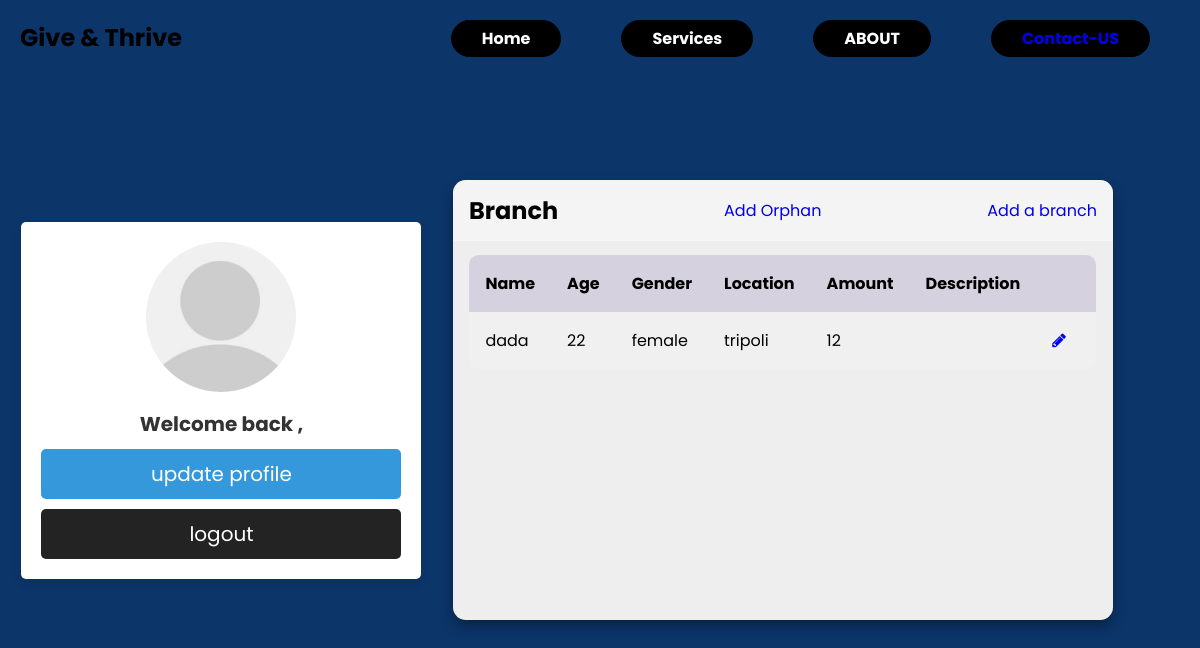
Page /driverPages/profileDriver.php on the earlier database version.
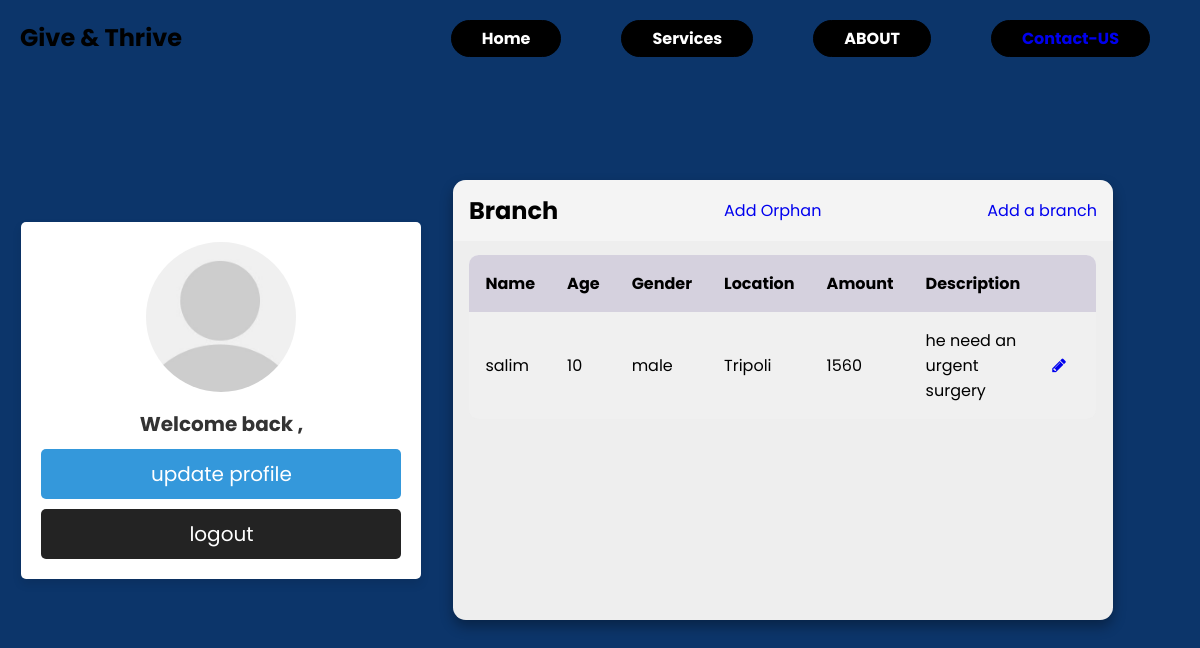
Same page on the later database version.
### tables this page shows
CREATE TABLE `addorphan` (
  `idorphan` int(50) NOT NULL,
  `nameorphan` varchar(50) NOT NULL,
  `age` int(50) NOT NULL,
  `gender` varchar(50) NOT NULL,
  `amount` int(255) NOT NULL,
  `description` text NOT NULL,
  `locationID` int(11) NOT NULL
);

CREATE TABLE `location` (
  `locationid` int(11) NOT NULL,
  `locationname` varchar(30) NOT NULL
);

### driverPages/profileDriver.php (the view, shortened to what this page needs)
<!DOCTYPE html>
<html lang="en">
<head>
    <link rel="stylesheet" href="./profiles.css">
    <link rel="stylesheet" href="path/to/font-awesome/css/font-awesome.min.css">
    <link rel= " stylesheet "href="https://stackpath.bootstrapcdn.com/font-awesome/4.7.0/css/font-awesome.min.css"/>
</head>
  <body>
        <div class="page">
        <nav class="navbar">
            <h1 class="logo"> Give & Thrive</h1>
            <ul class="nav-links">
                <li class="active"></i><a href="#"></a></i>Home</li>
                <li class="active"></i><a href="#"></a>Services</li>
                <li class="active"></i><a href="#"></a></i>ABOUT</li>
                <li class="active"><a href="../contactform/contact.php">Contact-US</a></li>
            </ul>
        </nav>
        <div class="container">
            <?php
                include("./home.php");
            ?>
            <div class="table">
    <main class="table">
        <section class="table__header">
            <h1>Branch </h1>
            <a href="./addneworphan.php">Add Orphan</a>
            <a href="./tabledriver/index.php" class='newtrip'>Add a branch </a>
        </section>
        <section class="table__body">
            <table>
                <thead>
                    <tr>
                        <th> Name </th>
                        <th> age </th>
                        <th> gender </th>
                        <th> Location</a></th>
                        <th> amount</th>
                        <th> description</th>
                        <th></th>
                        <th></th>
                    </tr>
                </thead>
                <tbody>
                    <tr>
                        <?php
                       $query ="SELECT addorphan.*, location.locationname
                       FROM addorphan
                       JOIN location ON addorphan.locationID = location.locationid";
                       $res = mysqli_query($conn, $query);
 while ($row = mysqli_fetch_array($res)) {
    echo "<tr>";
    echo "<td>".(isset($row['nameorphan']) ? $row['nameorphan'] : "")."</td>";
    echo "<td>".(isset($row['age']) ? $row['age'] : "")."</td>";
    echo "<td>".(isset($row['gender']) ? $row['gender'] : "")."</td>";
    echo "<td>".(isset($row['locationname']) ? $row['locationname'] : "")."</td>";
    echo "<td>".(isset($row['amount']) ? $row['amount'] : "")."</td>";
    echo "<td>".(isset($row['description']) ? $row['description'] : "")."</td>";
    echo "<td><a href=editorphan.php?idorphan=".$row['idorphan']."><i class='fa fa-pencil' aria-hidden='true'></i></a></td>";
    echo "<td><a href=deleteorph.php?idorphan=".$row['idorphan']."><i class='fa fa-trash-o' aria-hidden='true'></i></a></td>";
    echo "</tr>";
}
?>
                </tbody>
        </table>
    </section>
</main>
</div>
    </body>
</html>

### driverPages/home.php (shortened to what this page needs)
<?php
include('../connection.php');
?>
<head>
   <link rel="stylesheet" href="./withprofile/css/style.css">
</head>
      <div class="profile">
         <?php
         $user_id =$_SESSION['id'] ;
            $query =  "SELECT * FROM `user` WHERE id = '$user_id'";
            $res = mysqli_query($conn,$query);
            $userData = mysqli_fetch_array($res);
            ?>
            <img src="./withprofile/images/default-avatar.png" alt="">
         <h3> Welcome back , <?php echo $userData['name']; ?></h3>
         <a href="./withprofile/profile.php" class="btn">update profile</a>
         <a href="home.php?logout=<?php  ?>" class="delete-btn">logout</a>
      </div>

### driverPages/profiles.css (style rules this page uses)
* { margin: 0; padding: 0; box-sizing: border-box; font-family: sans-serif; }
.container { background-color: #0c356a !important; }
main.table { width: 55vw; height: 55vh; margin: 30px; backdrop-filter: blur(7px); box-shadow: 0 .4rem .8rem #0005; border-radius: .8rem; overflow: hidden; background-color: #eee; }
.table__header { width: 100%; background-color: #fff5; padding: .8rem 1rem; display: flex; justify-content: space-between; align-items: center; }
.table__body { width: 95%; max-height: calc(89% - 1.6rem); background-color: #fffb; margin: .9rem auto; border-radius: .6rem; overflow: auto; overflow: overlay; }
table { width: 100%; }
table, th, td { border-collapse: collapse; padding: 1rem; text-align: left; }
thead th { position: sticky; top: 0; left: 0; background-color: #d5d1defe; text-transform: capitalize; }
tbody tr:nth-child(even) { background-color: #0000000b; }
tbody tr { --delay: .1s; transition: .5s ease-in-out var(--delay), background-color 0s; }
tbody tr td, tbody tr td p, tbody tr td img { transition: .2s ease-in-out; }
.navbar { position: absolute; top: 0; left: 0; display: flex; width: 100%; justify-content: space-between; padding: 20px; background-color: #0c356A; }
ul { list-style: none; }
.nav-links { display: flex; align-items: center; }
.navbar .nav-links li { background-color: black; border-radius: 30px; padding: 5px 30px; border: 1px solid black; }
.nav-links li { margin: 0 30px; color: white; background-color: #0c356A; cursor: pointer; }
.logo { color: black; }
.active { color: white; font-weight: bold; }
a { text-decoration: none; }

### driverPages/withprofile/css/style.css (style rules this page uses)
:root { --blue:#3498db; --dark-blue:#2980b9; --red:#e74c3c; --black:#333; --white:#fff; --light-bg:#eee; --box-shadow:0 5px 10px rgba(0,0,0,.1); }
* { font-family: 'Poppins', sans-serif; margin:0; padding:0; box-sizing: border-box; outline: none; border: none; text-decoration: none; }
body { margin: 0; padding:0; }
.btn, .delete-btn { width: 100%; border-radius: 5px; padding:10px 30px; color:var(--white); display: block; text-align: center; cursor: pointer; font-size: 20px; margin-top: 10px; }
.btn { background-color: var(--blue); }
.delete-btn { background-color: #232323; }
.container { min-height: 100vh; background-color: var(--light-bg); display: flex; align-items: center; justify-content: space-evenly; padding:20px; }
.container .profile { padding:20px; background-color: var(--white); box-shadow: var(--box-shadow); text-align: center; width: 400px; border-radius: 5px; }
.container .profile img { height: 150px; width: 150px; border-radius: 50%; object-fit: cover; margin-bottom: 5px; }
.container .profile h3 { margin:5px 0; font-size: 20px; color:var(--black); }

Differences in the rows shown:
removed addorphan: nameorphan "dada", age "22", gender "female", locationID.locationname "tripoli", amount "12"
added addorphan: nameorphan "salim", age "10", gender "male", locationID.locationname "Tripoli", amount "1560", description "he need an urgent surgery"
